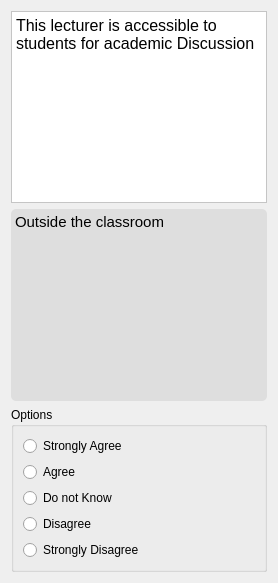
                   <widget class="QWidget" name="page_51">
                    <layout class="QVBoxLayout" name="verticalLayout_145">
                     <item>
                      <widget class="QTextBrowser" name="textBrowser_109">
                       <property name="styleSheet">
                        <string notr="true">background-color: rgb(255, 255, 255);</string>
                       </property>
                       <property name="html">
                        <string>&lt;!DOCTYPE HTML PUBLIC &quot;-//W3C//DTD HTML 4.0//EN&quot; &quot;http://www.w3.org/TR/REC-html40/strict.dtd&quot;&gt;
&lt;html&gt;&lt;head&gt;&lt;meta name=&quot;qrichtext&quot; content=&quot;1&quot; /&gt;&lt;style type=&quot;text/css&quot;&gt;
p, li { white-space: pre-wrap; }
&lt;/style&gt;&lt;/head&gt;&lt;body style=&quot; font-family:'Comic Sans MS'; font-size:10pt; font-weight:400; font-style:normal;&quot;&gt;
&lt;p style=&quot; margin-top:0px; margin-bottom:0px; margin-left:0px; margin-right:0px; -qt-block-indent:0; text-indent:0px;&quot;&gt;&lt;span style=&quot; font-family:'consolas'; font-size:12pt;&quot;&gt;This lecturer is accessible to students for academic Discussion&lt;/span&gt;&lt;/p&gt;&lt;/body&gt;&lt;/html&gt;</string>
                       </property>
                      </widget>
                     </item>
                     <item>
                      <widget class="QTextBrowser" name="textBrowser_110">
                       <property name="styleSheet">
                        <string notr="true">background-color: rgb(222, 222, 222);
border-radius: 5px;</string>
                       </property>
                       <property name="html">
                        <string>&lt;!DOCTYPE HTML PUBLIC &quot;-//W3C//DTD HTML 4.0//EN&quot; &quot;http://www.w3.org/TR/REC-html40/strict.dtd&quot;&gt;
&lt;html&gt;&lt;head&gt;&lt;meta name=&quot;qrichtext&quot; content=&quot;1&quot; /&gt;&lt;style type=&quot;text/css&quot;&gt;
p, li { white-space: pre-wrap; }
&lt;/style&gt;&lt;/head&gt;&lt;body style=&quot; font-family:'Comic Sans MS'; font-size:10pt; font-weight:400; font-style:normal;&quot;&gt;
&lt;p style=&quot; margin-top:0px; margin-bottom:0px; margin-left:0px; margin-right:0px; -qt-block-indent:0; text-indent:0px;&quot;&gt;&lt;span style=&quot; font-family:'consolas'; font-size:11pt;&quot;&gt;Outside the classroom&lt;/span&gt;&lt;/p&gt;&lt;/body&gt;&lt;/html&gt;</string>
                       </property>
                      </widget>
                     </item>
                     <item>
                      <widget class="QGroupBox" name="groupBox_39">
                       <property name="styleSheet">
                        <string notr="true">QRadionButton:{
	font: 10pt &quot;Comic Sans MS&quot;;
}</string>
                       </property>
                       <property name="title">
                        <string>Options</string>
                       </property>
                       <property name="flat">
                        <bool>false</bool>
                       </property>
                       <layout class="QVBoxLayout" name="verticalLayout_146">
                        <item>
                         <layout class="QVBoxLayout" name="verticalLayout_147">
                          <item>
                           <widget class="QRadioButton" name="radioButton_13_6">
                            <property name="styleSheet">
                             <string notr="true"/>
                            </property>
                            <property name="text">
                             <string>Strongly Agree</string>
                            </property>
                           </widget>
                          </item>
                          <item>
                           <widget class="QRadioButton" name="radioButton_13_7">
                            <property name="text">
                             <string>Agree</string>
                            </property>
                           </widget>
                          </item>
                          <item>
                           <widget class="QRadioButton" name="radioButton_13_8">
                            <property name="text">
                             <string>Do not Know</string>
                            </property>
                           </widget>
                          </item>
                          <item>
                           <widget class="QRadioButton" name="radioButton_13_9">
                            <property name="text">
                             <string>Disagree</string>
                            </property>
                           </widget>
                          </item>
                          <item>
                           <widget class="QRadioButton" name="radioButton_13_10">
                            <property name="text">
                             <string>Strongly Disagree</string>
                            </property>
                           </widget>
                          </item>
                         </layout>
                        </item>
                       </layout>
                      </widget>
                     </item>
                    </layout>
                   </widget>
